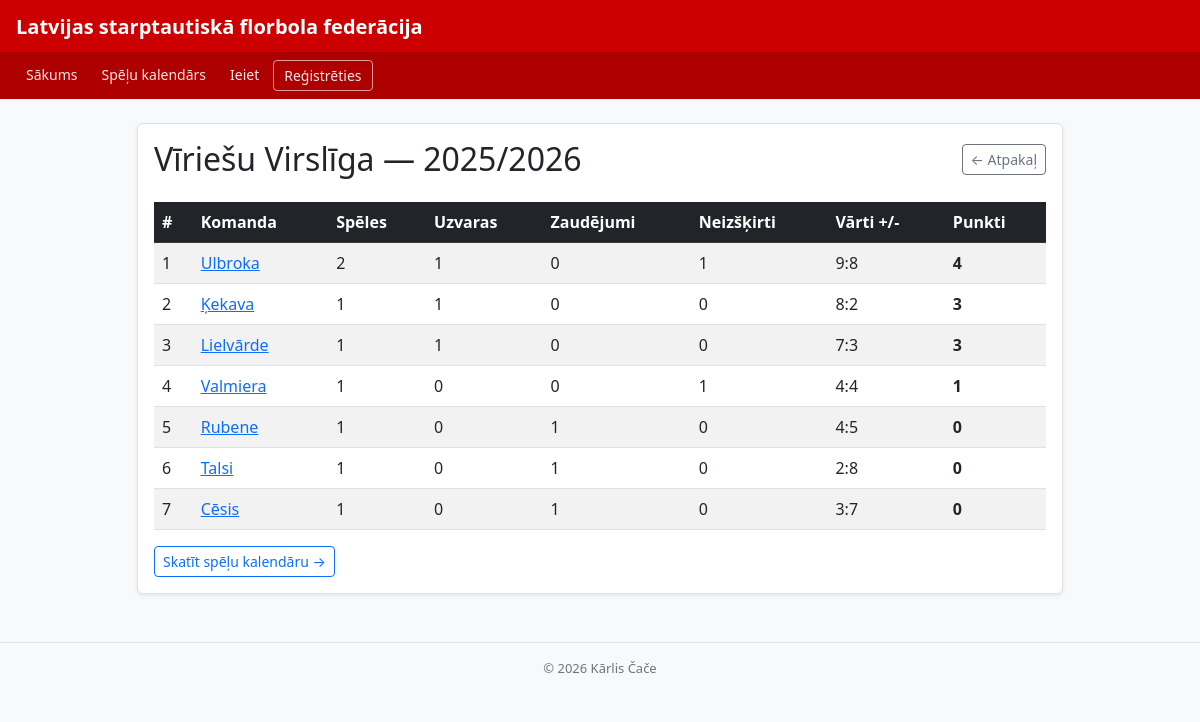
The app's page /tabula/1 with its own data.
### tables this page shows
CREATE TABLE ligas (
            id        INTEGER PRIMARY KEY AUTOINCREMENT,
            nosaukums TEXT NOT NULL,
            sezona    TEXT NOT NULL
        );

CREATE TABLE komandas (
            id        INTEGER PRIMARY KEY AUTOINCREMENT,
            nosaukums TEXT NOT NULL,
            liga_id   INTEGER NOT NULL,
            FOREIGN KEY (liga_id) REFERENCES ligas(id)
        );

### app.py (the view)
@app.route("/tabula/<int:liga_id>")#līgu tabulas lapa, kurā rāda komandas iegūtos punktus,uzvaras, saudējumus un neizšķirtu spēļu daudzumu.
def tabula(liga_id):
    conn = get_db()
    liga = conn.execute("SELECT * FROM ligas WHERE id = ?", (liga_id,)).fetchone()
    if not liga:
        conn.close()
        flash("Šāda līga neeksistē!", "error")
        return redirect(url_for("sakums"))
    komandas_raw = conn.execute(
        "SELECT * FROM komandas WHERE liga_id = ?", (liga_id,)
    ).fetchall()
    speles = conn.execute(
        "SELECT * FROM speles WHERE liga_id = ?", (liga_id,)
    ).fetchall()
    conn.close()
    stat = {}
    for k in komandas_raw:
        stat[k["id"]] = {
            "id": k["id"], "nosaukums": k["nosaukums"],
            "speles": 0, "uzvaras": 0, "zaudejumi": 0,
            "neizskirts": 0, "guti": 0, "ielaistie": 0, "punkti": 0
        }
    for s in speles:
        majas  = s["majas_komanda_id"]
        viesi  = s["viesi_komanda_id"]
        majas_goli = s["majas_varti"]
        viesi_goli = s["viesi_varti"]
        if majas in stat and viesi in stat:
            stat[majas]["speles"] += 1
            stat[viesi]["speles"] += 1
            stat[majas]["guti"]      += majas_goli
            stat[majas]["ielaistie"] += viesi_goli
            stat[viesi]["guti"]      += viesi_goli
            stat[viesi]["ielaistie"] += majas_goli
            if majas_goli > viesi_goli:
                stat[majas]["uzvaras"]  += 1
                stat[majas]["punkti"]   += 3
                stat[viesi]["zaudejumi"] += 1
            elif viesi_goli > majas_goli:
                stat[viesi]["uzvaras"]  += 1
                stat[viesi]["punkti"]   += 3
                stat[majas]["zaudejumi"] += 1
            else:
                stat[majas]["neizskirts"] += 1
                stat[viesi]["neizskirts"] += 1
                stat[majas]["punkti"] += 1
                stat[viesi]["punkti"] += 1
    top_komandas = sorted(stat.values(), key=lambda x: x["punkti"], reverse=True)
    return render_template("ligas.html", liga=liga, komandas=top_komandas)

### app.py (called while the page is built)
def get_db(): #izveido savienojumu ar datubāzi
    conn = sqlite3.connect(fails, check_same_thread=False)
    conn.execute("PRAGMA foreign_keys = ON")
    conn.row_factory = sqlite3.Row
    return conn

### templates/ligas.html
{% extends "pamats.html" %}
{% block content %}
<div class="row justify-content-center mt-4">
    <div class="col-md-10">
        <div class="card shadow-sm">
            <div class="card-body">
                <div class="d-flex justify-content-between align-items-center mb-4">
                    <h2 class="mb-0">{{ liga.nosaukums }} &mdash; {{ liga.sezona }}</h2>
                    <a href="/" class="btn btn-outline-secondary btn-sm">&larr; Atpakaļ</a>
                </div>
                {% if komandas %}
                    <table class="table table-striped table-hover">
                        <thead class="table-dark">
                            <tr>
                                <th>#</th>
                                <th>Komanda</th>
                                <th>Spēles</th>
                                <th>Uzvaras</th>
                                <th>Zaudējumi</th>
                                <th>Neizšķirti</th>
                                <th>Vārti +/-</th>
                                <th>Punkti</th>
                            </tr>
                        </thead>
                        <tbody>
                            {% for k in komandas %}
                                <tr>
                                    <td>{{ loop.index }}</td>
                                    <td><a href="/komanda/{{ k.id }}">{{ k.nosaukums }}</a></td>
                                    <td>{{ k.speles }}</td>
                                    <td>{{ k.uzvaras }}</td>
                                    <td>{{ k.zaudejumi }}</td>
                                    <td>{{ k.neizskirts }}</td>
                                    <td>{{ k.guti }}:{{ k.ielaistie }}</td>
                                    <td><strong>{{ k.punkti }}</strong></td>
                                </tr>
                            {% endfor %}
                        </tbody>
                    </table>
                {% else %}
                    <p class="text-muted">Šajā līgā vēl nav komandu.</p>
                {% endif %}
                <div class="mt-3">
                    <a href="/speles/{{ liga.id }}" class="btn btn-outline-primary btn-sm">Skatīt spēļu kalendāru &rarr;</a>
                </div>
            </div>
        </div>
    </div>
</div>
{% endblock %}

### templates/pamats.html (style rules this page uses)
body { background: #f8f9fa; }
.card { border: 1px solid #dee2e6; border-radius: 6px; }

### records on screen
ligas: nosaukums "Vīriešu Virslīga", sezona "2025/2026"
komandas: nosaukums "Ulbroka", speles "2", uzvaras "1", zaudejumi "0", neizskirts "1", guti "9", ielaistie "8", punkti "4"
komandas: nosaukums "Ķekava", speles "1", uzvaras "1", zaudejumi "0", neizskirts "0", guti "8", ielaistie "2", punkti "3"
komandas: nosaukums "Lielvārde", speles "1", uzvaras "1", zaudejumi "0", neizskirts "0", guti "7", ielaistie "3", punkti "3"
komandas: nosaukums "Valmiera", speles "1", uzvaras "0", zaudejumi "0", neizskirts "1", guti "4", ielaistie "4", punkti "1"
komandas: nosaukums "Rubene", speles "1", uzvaras "0", zaudejumi "1", neizskirts "0", guti "4", ielaistie "5", punkti "0"
komandas: nosaukums "Talsi", speles "1", uzvaras "0", zaudejumi "1", neizskirts "0", guti "2", ielaistie "8", punkti "0"
komandas: nosaukums "Cēsis", speles "1", uzvaras "0", zaudejumi "1", neizskirts "0", guti "3", ielaistie "7", punkti "0"
